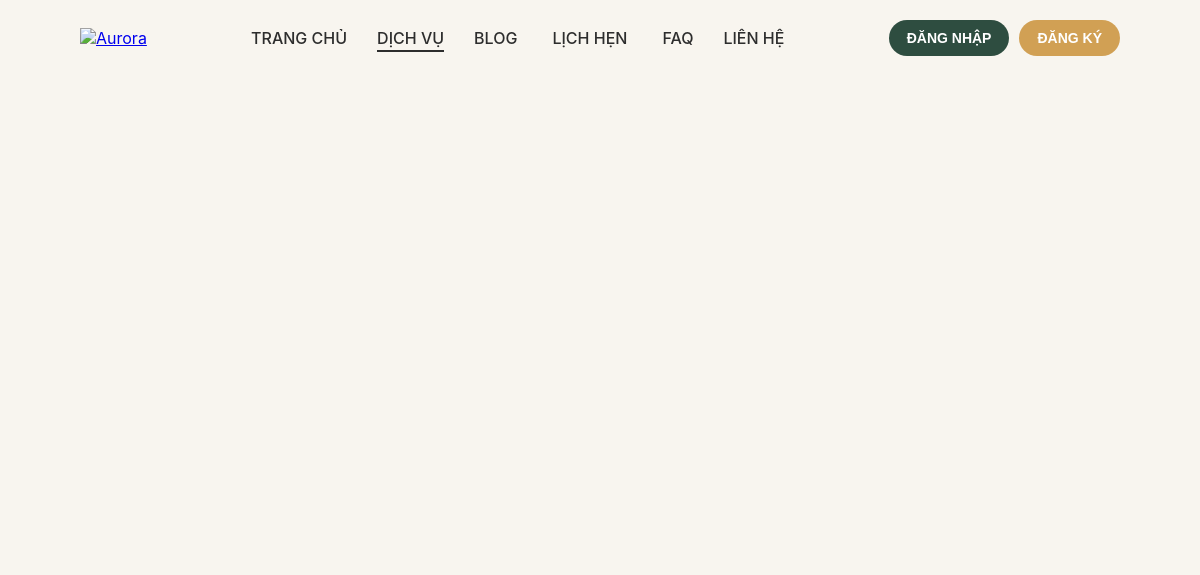
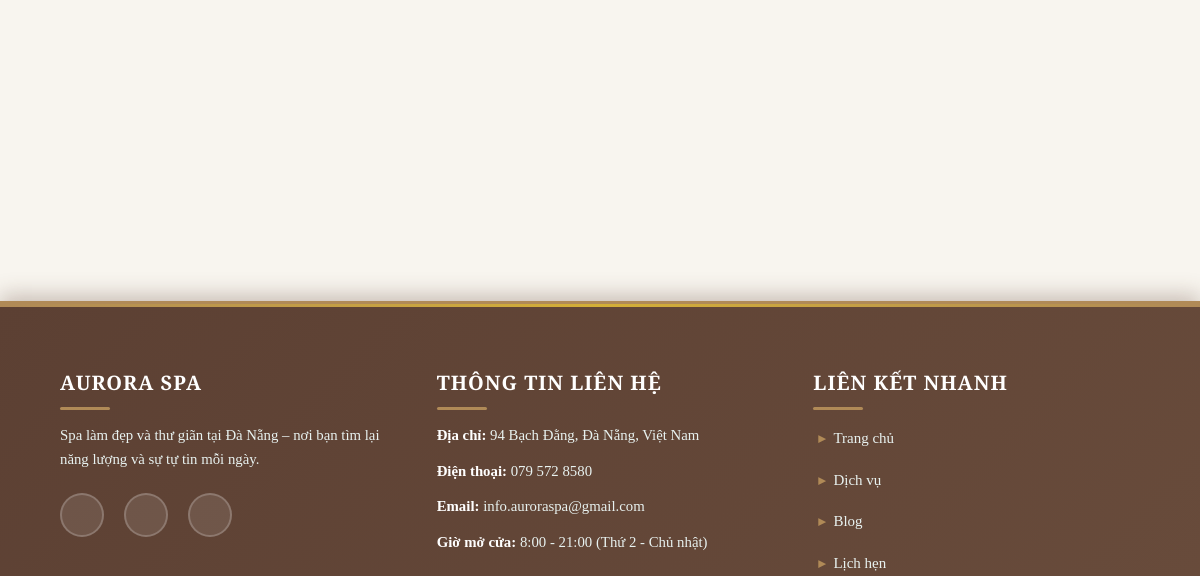
The page /dichvu/ (upper part) on the database as committed earlier (2 pictures, top to bottom).
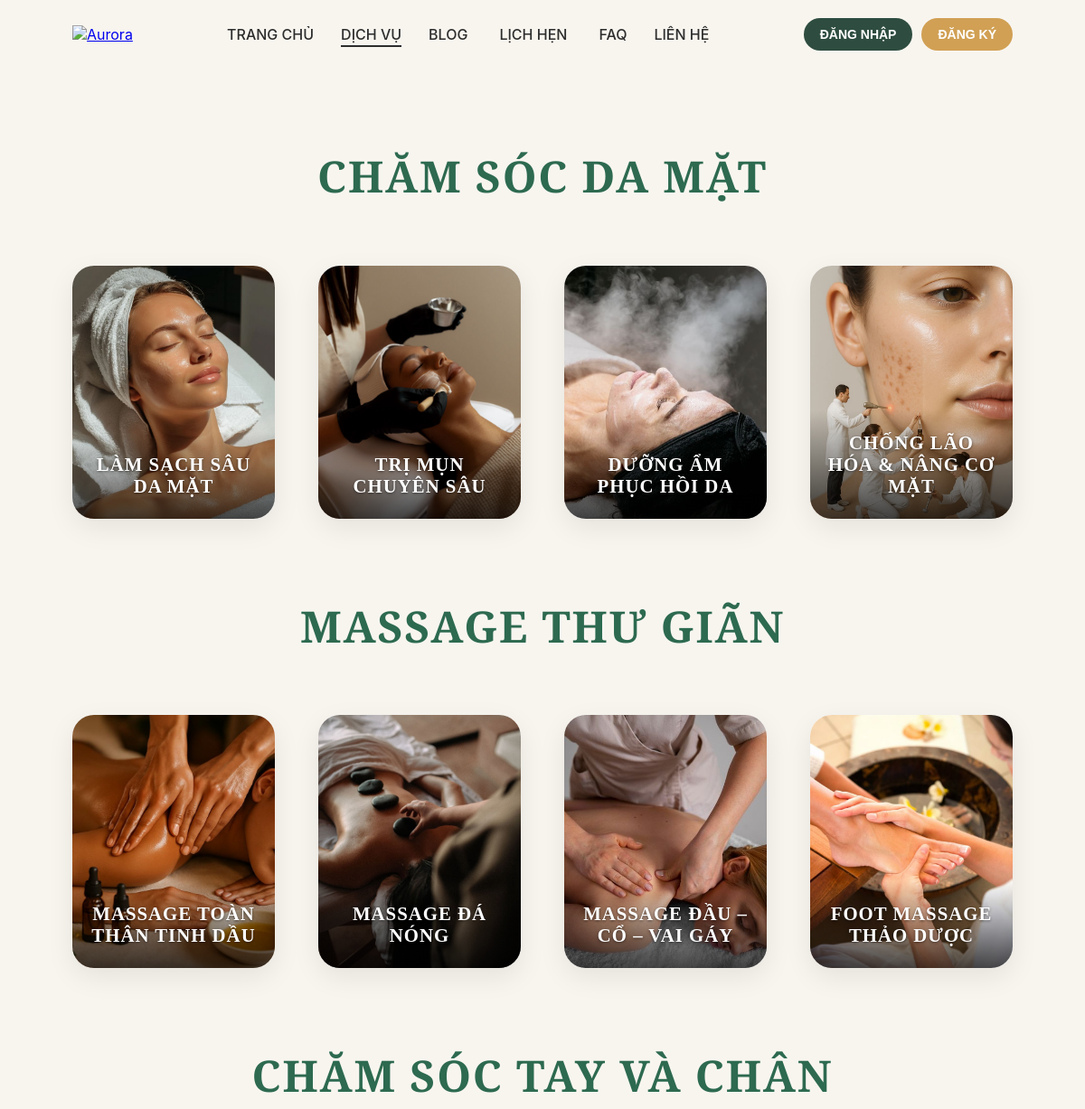
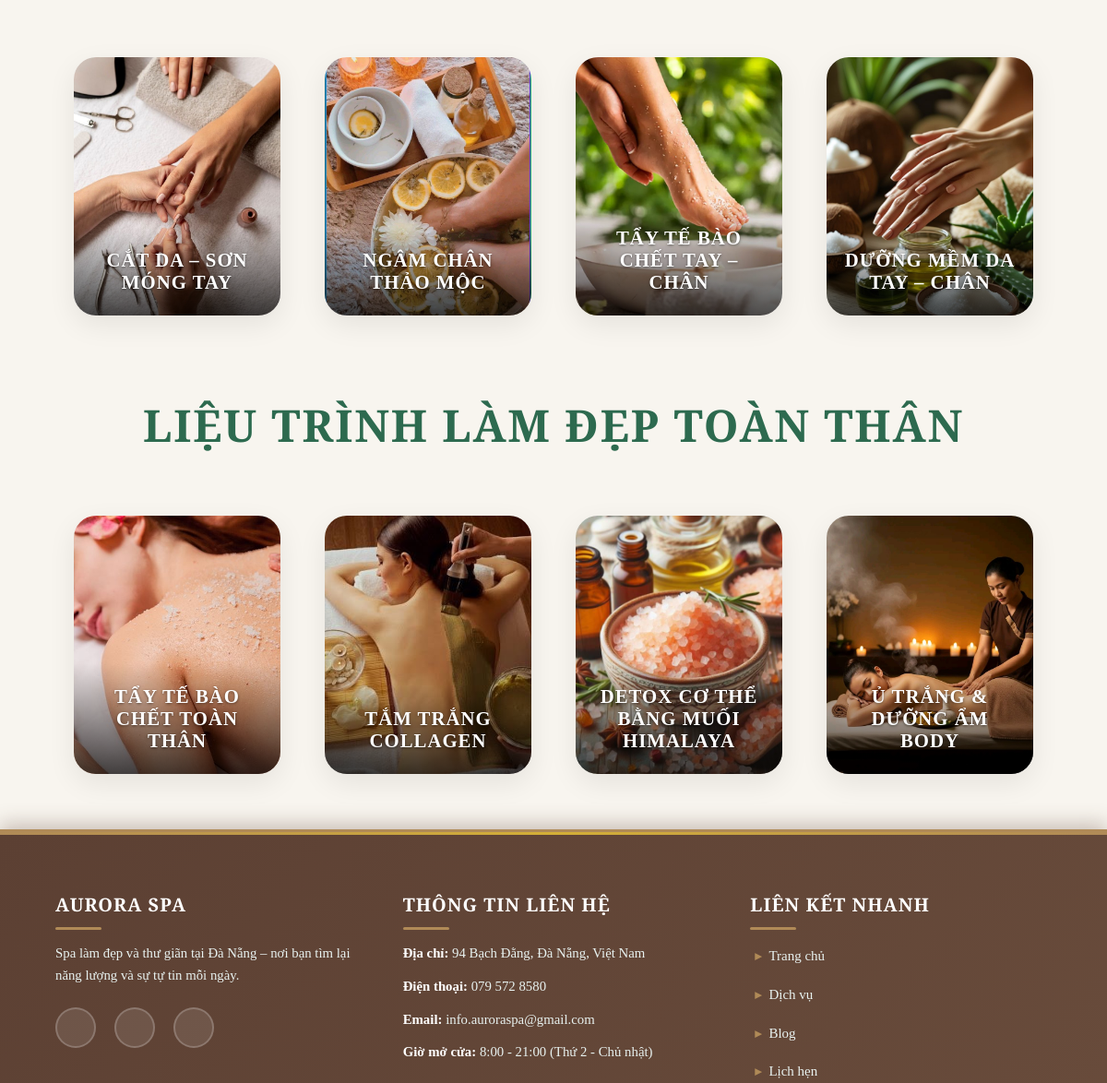
The same page on the database as committed later (2 pictures, top to bottom).
### aurora/models.py (models this page shows, shortened)
class DanhMucDichVu(models.Model):
    MaDanhMuc = models.CharField(
        max_length=5,
        primary_key=True,
        validators=[MinLengthValidator(5)],
        help_text="Mã định danh duy nhất cho từng danh mục dịch vụ Spa (VD: DM001, DM002, ...)"
    )
    TenDanhMuc = models.CharField(
        max_length=200,
        null=False,
        help_text="Tên danh mục dịch vụ (VD: 'Chăm sóc da mặt', 'Massage thư giãn')"
    )
    MoTa = models.TextField(
        null=True,
        blank=True,
        help_text="Mô tả chi tiết về nhóm dịch vụ (VD: các loại liệu trình trong danh mục)"
    )
    class Meta:
        db_table = 'DanhMucDichVu'
        verbose_name = 'Danh Mục Dịch Vụ'
        verbose_name_plural = 'Danh Mục Dịch Vụ'

class DichVu(models.Model):
    MaDichVu = models.CharField(
        max_length=5,
        primary_key=True,
        validators=[MinLengthValidator(5)],
        help_text="Mã định danh duy nhất cho từng dịch vụ (VD: DV001, DV002, ...)"
    )
    MaDanhMuc = models.ForeignKey(
        DanhMucDichVu,
        on_delete=models.CASCADE,
        db_column='MaDanhMuc',
        help_text="Khóa ngoại liên kết đến bảng DanhMucDichVu (MaDanhMuc)"
    )
    TenDichVu = models.CharField(
        max_length=200,
        null=False,
        help_text="Tên dịch vụ Spa (VD: 'Massage đá nóng', 'Trị mụn chuyên sâu')"
    )
    GiaTien = models.DecimalField(
        max_digits=12,
        decimal_places=0,
        help_text="Giá tiền dịch vụ (VNĐ)",
        default=0
    )
    MoTa = RichTextField()
    TrangThaiHienThi = models.BooleanField(
        default=True,
        help_text="Trạng thái hiển thị dịch vụ (1 = đang kinh doanh, 0 = tạm ẩn)"
    )
    HinhAnh = models.ImageField(upload_to='dichvu/', blank=True, null=True)
    class Meta:
        db_table = 'DichVu'
        verbose_name = 'Dịch Vụ'
        verbose_name_plural = 'Dịch Vụ'

### aurora/views.py (the view)
# urls.py: path('dichvu/', dichvu_view, name='dichvu'),
def dichvu_view(request, madanhmuc=None):
    danhmuc = DanhMucDichVu.objects.all()
    data = []
    for dm in danhmuc:
        dichvu = DichVu.objects.filter(MaDanhMuc=dm, TrangThaiHienThi=True)
        data.append({
            'danhmuc': dm,
            'dichvu': dichvu
        })
    return render(request, 'pages/dichvu.html', {'data': data})

### aurora/templates/pages/dichvu.html (shortened to what this page needs)
{% extends 'base.html' %}
{% load static %}
{% block content %}
<div class="page-wrapper">
    {% for item in data %}
        <h1 class="section-title">{{ item.danhmuc.TenDanhMuc|upper }}</h1>
        <div class="service-grid">
            {% for dichvu in item.dichvu %}
                <a href="{% url 'chitietdichvu' dichvu.MaDanhMuc.MaDanhMuc dichvu.MaDichVu %}">
                    <div class="service-card">
                        <div class="service-image">
                            {% if dichvu.HinhAnh %}
                                <img src="{{ dichvu.HinhAnh.url }}" alt="{{ dichvu.TenDichVu }}">
                            {% else %}
                                <img src="{% static 'images/dichvu-placeholder.jpg' %}" alt="{{ dichvu.TenDichVu }}">
                            {% endif %}
                            <div class="service-overlay">
                                <h3 class="service-name">{{ dichvu.TenDichVu }}</h3>
                            </div>
                        </div>
                    </div>
                </a>
            {% empty %}
                <p class="text-center text-muted py-3" style="grid-column: 1 / -1;">
                    Chưa có dịch vụ trong danh mục này.
                </p>
            {% endfor %}
        </div>
    {% endfor %}
</div>
{% endblock %}

Rows that differ between the two databases and show on the page:
added DanhMucDichVu: danhmuc.TenDanhMuc "CHĂM SÓC DA MẶT"
added DichVu: HinhAnh (picture), TenDichVu "LÀM SẠCH SÂU DA MẶT", shown under "CHĂM SÓC DA MẶT"
added DichVu: HinhAnh (picture), TenDichVu "TRỊ MỤN CHUYÊN SÂU", shown under "CHĂM SÓC DA MẶT"
added DichVu: HinhAnh (picture), TenDichVu "DƯỠNG ẨM PHỤC HỒI DA", shown under "CHĂM SÓC DA MẶT"
added DichVu: HinhAnh (picture), TenDichVu "CHỐNG LÃO HÓA & NÂNG CƠ MẶT", shown under "CHĂM SÓC DA MẶT"
added DanhMucDichVu: danhmuc.TenDanhMuc "MASSAGE THƯ GIÃN"
added DichVu: HinhAnh (picture), TenDichVu "MASSAGE TOÀN THÂN TINH DẦU", shown under "MASSAGE THƯ GIÃN"
added DichVu: HinhAnh (picture), TenDichVu "MASSAGE ĐÁ NÓNG", shown under "MASSAGE THƯ GIÃN"
added DichVu: HinhAnh (picture), TenDichVu "MASSAGE ĐẦU – CỔ – VAI GÁY", shown under "MASSAGE THƯ GIÃN"
added DichVu: HinhAnh (picture), TenDichVu "FOOT MASSAGE THẢO DƯỢC", shown under "MASSAGE THƯ GIÃN"
added DanhMucDichVu: danhmuc.TenDanhMuc "CHĂM SÓC TAY VÀ CHÂN"
added DichVu: HinhAnh (picture), TenDichVu "CẮT DA – SƠN MÓNG TAY", shown under "CHĂM SÓC TAY VÀ CHÂN"
added DichVu: HinhAnh (picture), TenDichVu "NGÂM CHÂN THẢO MỘC", shown under "CHĂM SÓC TAY VÀ CHÂN"
added DichVu: HinhAnh (picture), TenDichVu "TẨY TẾ BÀO CHẾT TAY – CHÂN", shown under "CHĂM SÓC TAY VÀ CHÂN"
added DichVu: HinhAnh (picture), TenDichVu "DƯỠNG MỀM DA TAY – CHÂN", shown under "CHĂM SÓC TAY VÀ CHÂN"
added DanhMucDichVu: danhmuc.TenDanhMuc "LIỆU TRÌNH LÀM ĐẸP TOÀN THÂN"
added DichVu: HinhAnh (picture), TenDichVu "TẨY TẾ BÀO CHẾT TOÀN THÂN", shown under "LIỆU TRÌNH LÀM ĐẸP TOÀN THÂN"
added DichVu: HinhAnh (picture), TenDichVu "TẮM TRẮNG COLLAGEN", shown under "LIỆU TRÌNH LÀM ĐẸP TOÀN THÂN"
added DichVu: HinhAnh (picture), TenDichVu "DETOX CƠ THỂ BẰNG MUỐI HIMALAYA", shown under "LIỆU TRÌNH LÀM ĐẸP TOÀN THÂN"
added DichVu: HinhAnh (picture), TenDichVu "Ủ TRẮNG & DƯỠNG ẨM BODY", shown under "LIỆU TRÌNH LÀM ĐẸP TOÀN THÂN"
